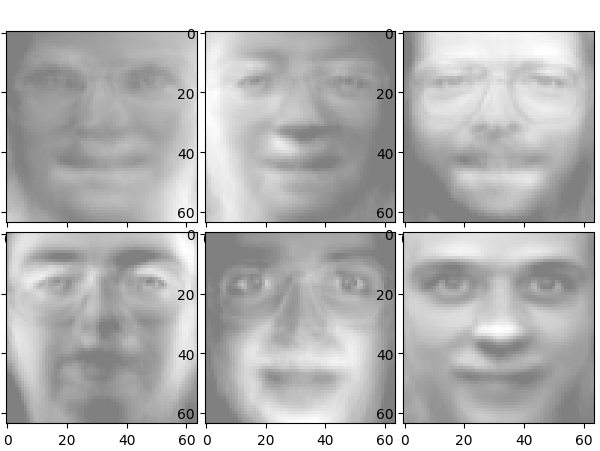

Reproduce this figure in Python.
# coding:utf-8
"""用降维算法中的NMF算法提取人脸数据特征。"""


import numpy as np
from sklearn.decomposition import PCA, NMF
from sklearn.datasets import fetch_olivetti_faces
import matplotlib.pyplot as plt
from numpy.random import RandomState


n_row, n_col = 2, 3


def plot_gallery(title, images, n_col=n_col, n_row=n_row): 
    plt.figure(figsize = (2. * n_col, 2.26 * n_row))
    for i, comp in enumerate(images):
        plt.subplot(n_row, n_col, i+1)
        vmax = max(comp.max(), -comp.min())
        plt.imshow(comp.reshape(image_shape), cmap = plt.cm.gray, interpolation='nearest', vmin = -vmax, vmax = vmax)
        plt.xticks()
        plt.yticks()
    plt.subplots_adjust(0.01, 0.05, 0.99, 0.94, 0.04, 0.) 


if __name__ == "__main__":
    n_components = n_row*n_col
    image_shape = (64, 64)
    dataset = fetch_olivetti_faces(shuffle = True, random_state = RandomState(0))
    faces = datasets.data
    
    plot_gallery("First centered Olivetti faces", faces[:n_components]) 
    estimators = [
    ('Eigenfaces - PCA using randomized SVD', PCA(n_components=6,whiten=True)), ('Non-negative components - NMF',NMF(n_components=6, init='nndsvda', tol=5e-3)) ] 
    for name, estimator in estimators: 
        print("Extracting the top %d %s..." % (n_components, name)) 
        print(faces.shape) 
        estimator.fit(faces) 
        components_ = estimator.components_ 
        plot_gallery(name, components_[:n_components]) 
    plt.savefig("face.png")
    
    